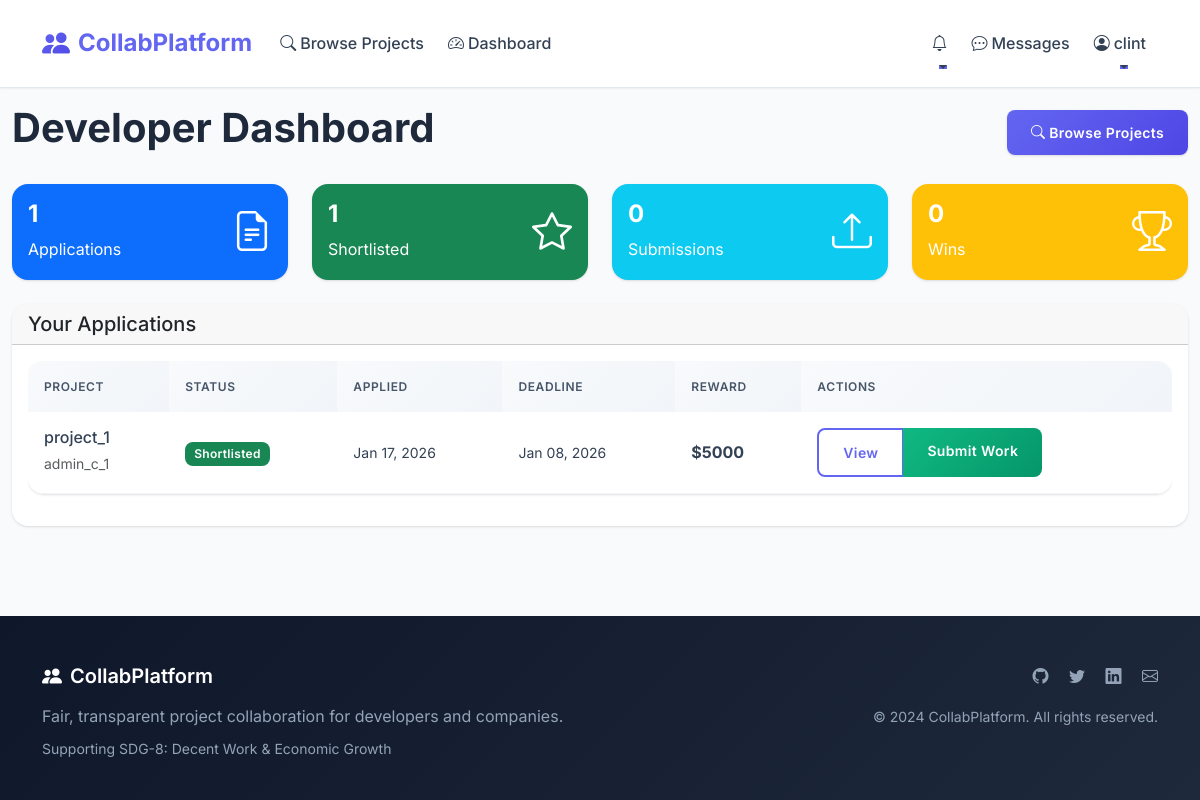
Page /developer-dashboard (signed in) on the committed database.
### app/models.py (models this page shows, shortened)
class User(UserMixin, db.Model):
    id = db.Column(db.Integer, primary_key=True)
    username = db.Column(db.String(80), unique=True, nullable=False)
    email = db.Column(db.String(120), unique=True, nullable=False)
    password_hash = db.Column(db.String(255), nullable=False)
    role = db.Column(db.String(20), nullable=False, default='developer')  # company, developer, admin
    created_at = db.Column(db.DateTime, default=datetime.utcnow)
    is_active = db.Column(db.Boolean, default=True)
    company_profile = db.relationship('CompanyProfile', backref='user', uselist=False)
    developer_profile = db.relationship('DeveloperProfile', backref='user', uselist=False)
    projects = db.relationship('Project', backref='company_user', lazy='dynamic')
    applications = db.relationship('Application', backref='developer_user', lazy='dynamic')

class Application(db.Model):
    id = db.Column(db.Integer, primary_key=True)
    project_id = db.Column(db.Integer, db.ForeignKey('project.id'), nullable=False)
    developer_id = db.Column(db.Integer, db.ForeignKey('user.id'), nullable=False)
    cover_letter = db.Column(db.Text)
    status = db.Column(db.String(20), default='pending')  # pending, shortlisted, rejected
    applied_at = db.Column(db.DateTime, default=datetime.utcnow)
    submission = db.relationship('Submission', backref='application', uselist=False)

class Project(db.Model):
    id = db.Column(db.Integer, primary_key=True)
    company_id = db.Column(db.Integer, db.ForeignKey('user.id'), nullable=False)
    title = db.Column(db.String(200), nullable=False)
    description = db.Column(db.Text, nullable=False)
    required_skills = db.Column(db.Text)  # JSON string of skills
    deadline = db.Column(db.DateTime, nullable=False)
    winner_reward = db.Column(db.Float, nullable=False)
    participation_reward = db.Column(db.Float, default=0)
    max_shortlist = db.Column(db.Integer, default=10)
    status = db.Column(db.String(20), default='open')  # open, shortlisting, submission, completed, cancelled
    created_at = db.Column(db.DateTime, default=datetime.utcnow)
    updated_at = db.Column(db.DateTime, default=datetime.utcnow, onupdate=datetime.utcnow)
    applications = db.relationship('Application', backref='project', lazy='dynamic', cascade='all, delete-orphan')
    submissions = db.relationship('Submission', backref='project', lazy='dynamic', cascade='all, delete-orphan')
    messages = db.relationship('Message', backref='project', lazy='dynamic', cascade='all, delete-orphan')

class CompanyProfile(db.Model):
    id = db.Column(db.Integer, primary_key=True)
    user_id = db.Column(db.Integer, db.ForeignKey('user.id'), nullable=False)
    company_name = db.Column(db.String(200), nullable=False)
    description = db.Column(db.Text)
    website = db.Column(db.String(200))
    industry = db.Column(db.String(100))
    size = db.Column(db.String(50))
    location = db.Column(db.String(200))
    created_at = db.Column(db.DateTime, default=datetime.utcnow)

### app/routes/main.py (the view)
@bp.route('/developer-dashboard')
@login_required
def developer_dashboard():
    if current_user.role != 'developer':
        flash('Access denied.', 'error')
        return redirect(url_for('main.index'))
    applications = current_user.applications.order_by(Application.applied_at.desc()).all()
    total_applications = len(applications)
    shortlisted = len([a for a in applications if a.status == 'shortlisted'])
    submissions = len([a for a in applications if a.submission])
    wins = len([a for a in applications if a.submission and a.submission.is_winner])
    return render_template('developer/dashboard.html',
                         applications=applications,
                         total_applications=total_applications,
                         shortlisted=shortlisted,
                         submissions=submissions,
                         wins=wins)

### app/templates/developer/dashboard.html (shortened to what this page needs)
{% extends "base.html" %}
{% block content %}
<div class="container-fluid py-4">
    <div class="row">
        <div class="col-12">
            <div class="d-flex justify-content-between align-items-center mb-4">
                <h1 class="fw-bold">Developer Dashboard</h1>
                <a href="{{ url_for('main.projects') }}" class="btn btn-primary">
                    <i class="bi bi-search"></i> Browse Projects
                </a>
            </div>
        </div>
    </div>
    <div class="row g-4 mb-4">
        <div class="col-md-3">
            <div class="card bg-primary text-white">
                <div class="card-body">
                    <div class="d-flex justify-content-between">
                        <div>
                            <h4 class="fw-bold">{{ total_applications }}</h4>
                            <p class="mb-0">Applications</p>
                        </div>
                        <div class="align-self-center">
                            <i class="bi bi-file-earmark-text fs-1"></i>
                        </div>
                    </div>
                </div>
            </div>
        </div>
        <div class="col-md-3">
            <div class="card bg-success text-white">
                <div class="card-body">
                    <div class="d-flex justify-content-between">
                        <div>
                            <h4 class="fw-bold">{{ shortlisted }}</h4>
                            <p class="mb-0">Shortlisted</p>
                        </div>
                        <div class="align-self-center">
                            <i class="bi bi-star fs-1"></i>
                        </div>
                    </div>
                </div>
            </div>
        </div>
        <div class="col-md-3">
            <div class="card bg-info text-white">
                <div class="card-body">
                    <div class="d-flex justify-content-between">
                        <div>
                            <h4 class="fw-bold">{{ submissions }}</h4>
                            <p class="mb-0">Submissions</p>
                        </div>
                        <div class="align-self-center">
                            <i class="bi bi-upload fs-1"></i>
                        </div>
                    </div>
                </div>
            </div>
        </div>
        <div class="col-md-3">
            <div class="card bg-warning text-white">
                <div class="card-body">
                    <div class="d-flex justify-content-between">
                        <div>
                            <h4 class="fw-bold">{{ wins }}</h4>
                            <p class="mb-0">Wins</p>
                        </div>
                        <div class="align-self-center">
                            <i class="bi bi-trophy fs-1"></i>
                        </div>
                    </div>
                </div>
            </div>
        </div>
    </div>
    <div class="row">
        <div class="col-12">
            <div class="card">
                <div class="card-header">
                    <h5 class="mb-0">Your Applications</h5>
                </div>
                <div class="card-body">
                    {% if applications %}
                        <div class="table-responsive">
                            <table class="table table-hover">
                                <thead>
                                    <tr>
                                        <th>Project</th>
                                        <th>Status</th>
                                        <th>Applied</th>
                                        <th>Deadline</th>
                                        <th>Reward</th>
                                        <th>Actions</th>
                                    </tr>
                                </thead>
                                <tbody>
                                    {% for application in applications %}
                                    <tr>
                                        <td>
                                            <div>
                                                <h6 class="mb-1">{{ application.project.title }}</h6>
                                                <small class="text-muted">{{ application.project.company_user.company_profile.company_name if application.project.company_user.company_profile else application.project.company_user.username }}</small>
                                            </div>
                                        </td>
                                        <td>
                                            {% set status_colors = {
                                                'pending': 'warning',
                                                'shortlisted': 'success',
                                                'rejected': 'danger'
                                            } %}
                                            <span class="badge bg-{{ status_colors.get(application.status, 'secondary') }}">
                                                {{ application.status.title() }}
                                            </span>
                                        </td>
                                        <td>
                                            <small>{{ application.applied_at.strftime('%b %d, %Y') }}</small>
                                        </td>
                                        <td>
                                            <small>{{ application.project.deadline.strftime('%b %d, %Y') }}</small>
                                        </td>
                                        <td>
                                            <strong>${{ "%.0f"|format(application.project.winner_reward) }}</strong>
                                        </td>
                                        <td>
                                            <div class="btn-group btn-group-sm">
                                                <a href="{{ url_for('main.project_detail', id=application.project.id) }}"
                                                   class="btn btn-outline-primary">View</a>
                                                {% if application.status == 'shortlisted' and not application.submission %}
                                                    <a href="{{ url_for('main.submit_work', application_id=application.id) }}"
                                                       class="btn btn-success">Submit Work</a>
                                                {% endif %}
                                            </div>
                                        </td>
                                    </tr>
                                    {% endfor %}
                                </tbody>
                            </table>
                        </div>
                    {% endif %}
                </div>
            </div>
        </div>
    </div>
</div>
{% endblock %}

### app/templates/base.html (shortened to what this page needs)
<!DOCTYPE html>
<html lang="en">
<head>
    <link href="https://cdn.jsdelivr.net/npm/bootstrap@5.3.0/dist/css/bootstrap.min.css" rel="stylesheet">
    <link href="https://cdn.jsdelivr.net/npm/bootstrap-icons@1.10.0/font/bootstrap-icons.css" rel="stylesheet">
    <link href="{{ url_for('static', filename='css/style.css') }}" rel="stylesheet">
</head>
<body class="d-flex flex-column min-vh-100">
    <nav class="navbar navbar-expand-lg fixed-top">
        <div class="container">
            <a class="navbar-brand fw-bold" href="{{ url_for('main.index') }}">
                <i class="bi bi-people-fill"></i>
                CollabPlatform
            </a>
            <div class="collapse navbar-collapse" id="navbarNav">
                <ul class="navbar-nav me-auto">
                    <li class="nav-item">
                        <a class="nav-link" href="{{ url_for('main.projects') }}">
                            <i class="bi bi-search me-1"></i>Browse Projects
                        </a>
                    </li>
                    {% if current_user.is_authenticated %}
                        <li class="nav-item">
                            <a class="nav-link" href="{{ url_for('main.dashboard') }}">
                                <i class="bi bi-speedometer2 me-1"></i>Dashboard
                            </a>
                        </li>
                    {% endif %}
                </ul>
                <ul class="navbar-nav">
                    {% if current_user.is_authenticated %}
                        <li class="nav-item dropdown">
                            <a class="nav-link dropdown-toggle position-relative" href="#" id="notificationDropdown" role="button" data-bs-toggle="dropdown" aria-expanded="false">
                                <i class="bi bi-bell"></i>
                            </a>
                        </li>
                        <li class="nav-item">
                            <a class="nav-link" href="{{ url_for('main.messages') }}">
                                <i class="bi bi-chat-dots me-1"></i>Messages
                            </a>
                        </li>
                        <li class="nav-item dropdown">
                            <a class="nav-link dropdown-toggle" href="#" id="userDropdown" role="button" data-bs-toggle="dropdown" aria-expanded="false">
                                <i class="bi bi-person-circle me-1"></i>{{ current_user.username }}
                            </a>
                        </li>
                    {% endif %}
                </ul>
            </div>
        </div>
    </nav>
    <main class="flex-grow-1" style="padding-top: 80px;">
        {% block content %}{% endblock %}
    </main>
    <footer class="mt-auto">
        <div class="container">
            <div class="row">
                <div class="col-md-6">
                    <h5><i class="bi bi-people-fill me-2"></i>CollabPlatform</h5>
                    <p>Fair, transparent project collaboration for developers and companies.</p>
                    <p class="small">Supporting SDG-8: Decent Work & Economic Growth</p>
                </div>
                <div class="col-md-6 text-md-end">
                    <div class="mb-3">
                        <a href="#" class="me-3"><i class="bi bi-github"></i></a>
                        <a href="#" class="me-3"><i class="bi bi-twitter"></i></a>
                        <a href="#" class="me-3"><i class="bi bi-linkedin"></i></a>
                        <a href="#"><i class="bi bi-envelope"></i></a>
                    </div>
                    <p class="small">&copy; 2024 CollabPlatform. All rights reserved.</p>
                </div>
            </div>
        </div>
    </footer>
</body>
</html>

### rows in the picture
User: username "clint"
Application: project "project_1", project.company_user.company_profile "admin_c_1", status "Shortlisted", applied_at "Jan 17, 2026", project.deadline "Jan 08, 2026"
Project: project.winner_reward "5000"

### other values in the picture
{{ total_applications }} "1"
{{ shortlisted }} "1"
{{ submissions }} "0"
{{ wins }} "0"
